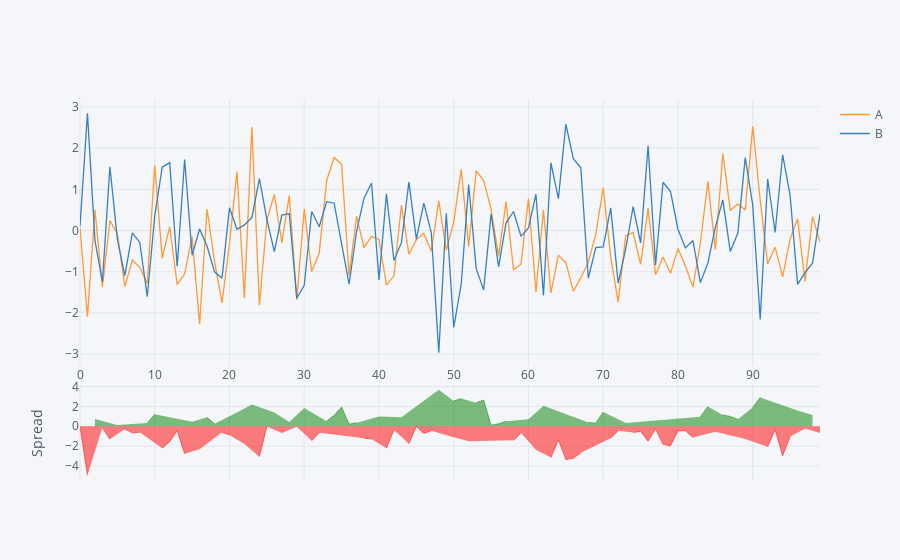

Notebook cell for this chart:
### Code cell
#Spread
df[['A','B']].iplot(kind='spread')
